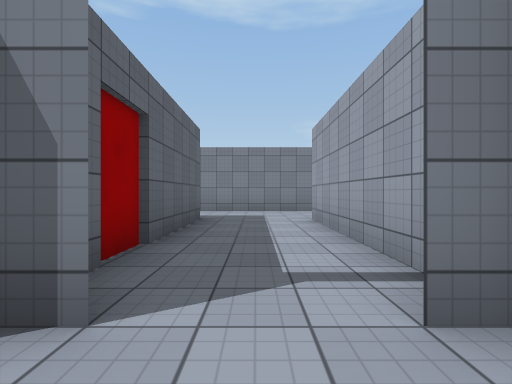
[1] (above)

20 first-person views from a walk through a scene from a Unity 3-D project. The camera is 1.2 m above the floor, looks level and sees 85° across. The floor is counted in squares, 2 m on a side. Each view is taken from the middle of a square. On the plan, view 1 faces up. The plan holds only what a view shows up to about 9 squares ahead; the rest is blank. The player character is not drawn. Surface patterns are stand-ins for the level's own textures.

[2]
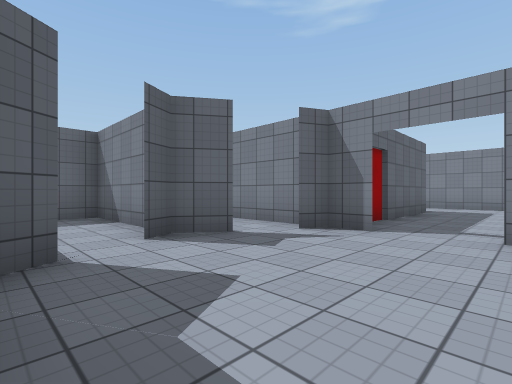

[3]
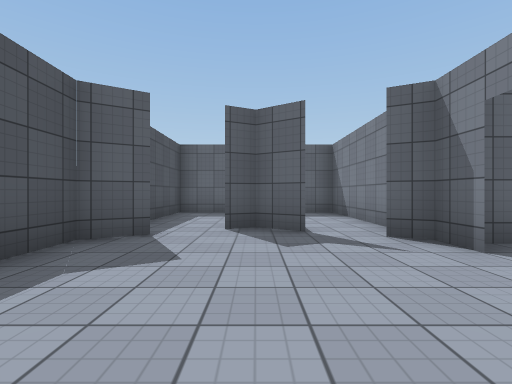

[4]
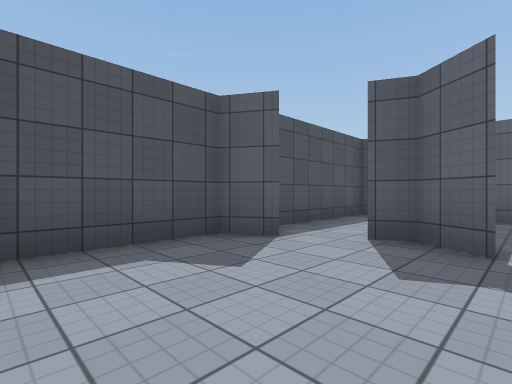

[5]
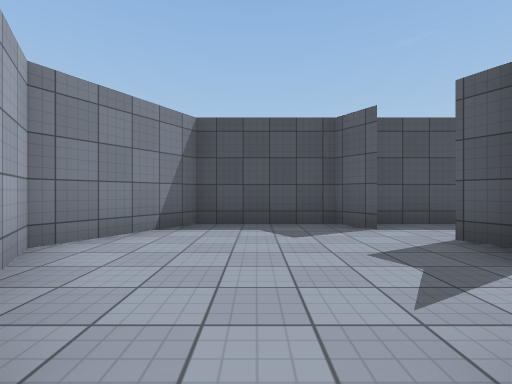

[6]
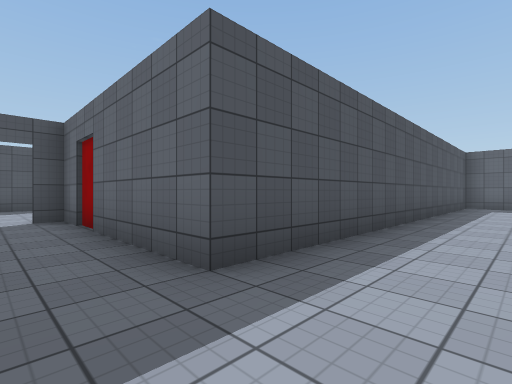

[7]
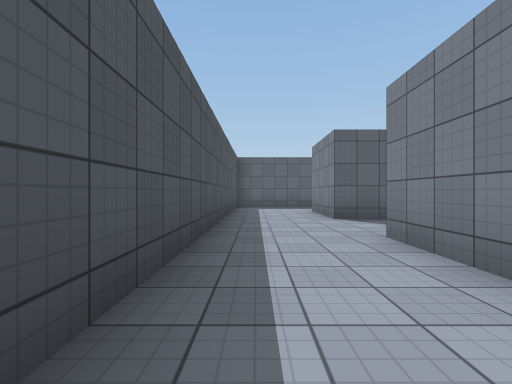

[8]
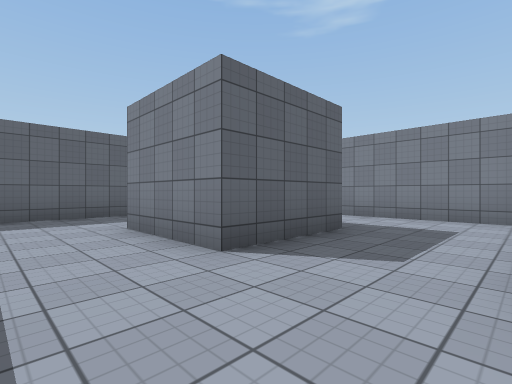

[9]
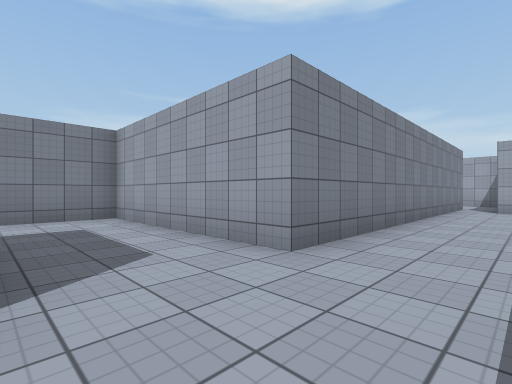

[10]
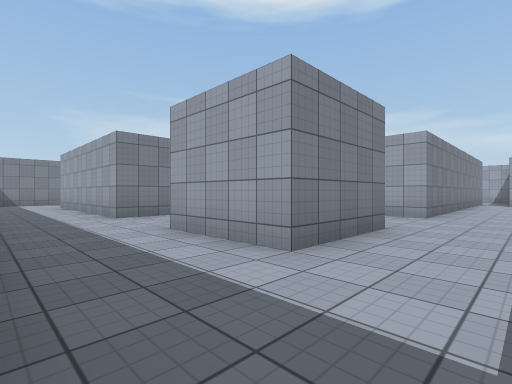

[11]
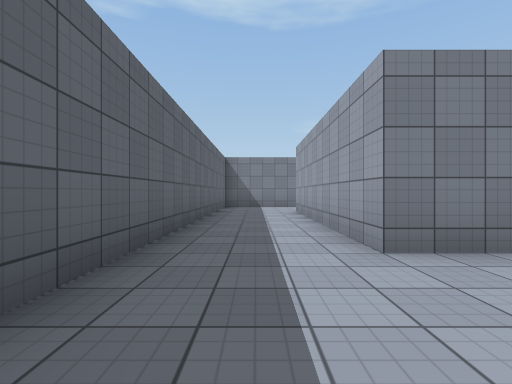

[12]
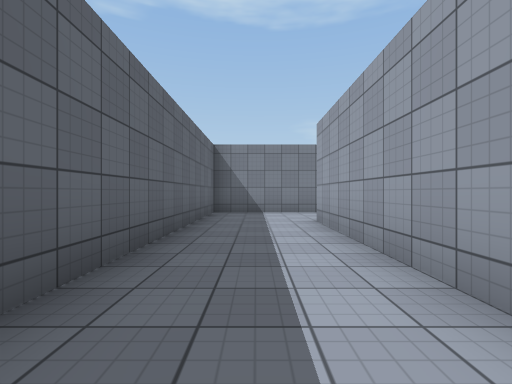

[13]
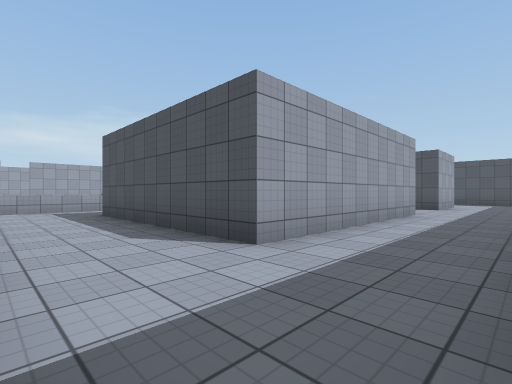

[14]
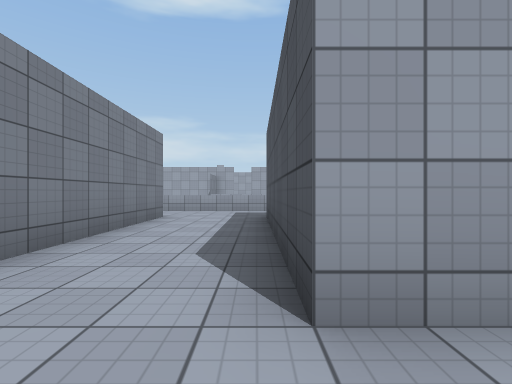

[15]
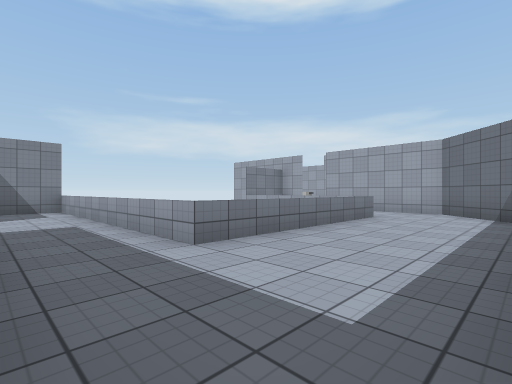

[16]
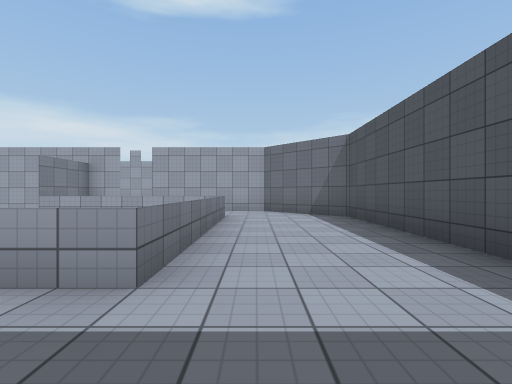

[17]
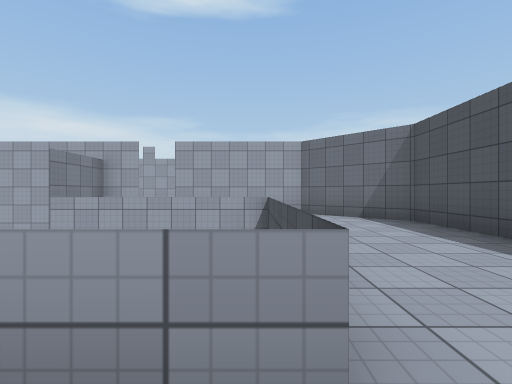

[18]
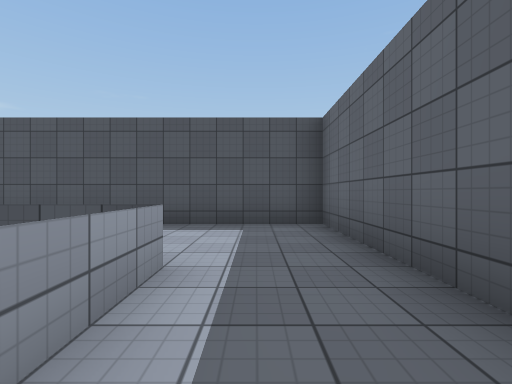

[19]
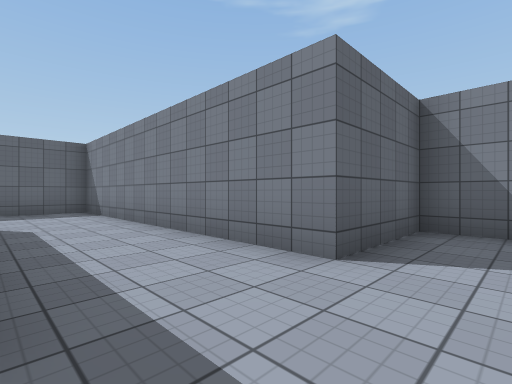

[20]
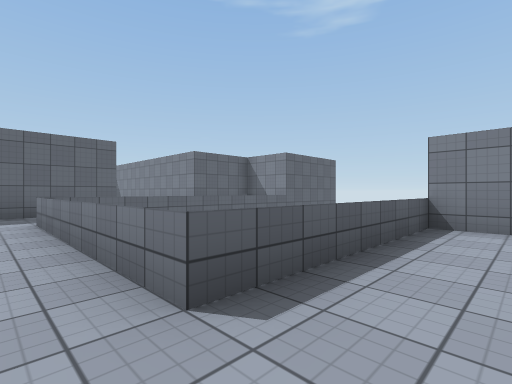

### Floor plan
Points are (right, up) in squares from view 1. A wall is a line through its corners. A room is listed if a view was taken in it or the views show most of it. See-through windows are left out.
Room 1 (views 1, 2, 3, 4)
walls: (-2.2, -0.2) (-2.8, -1.1) (-2.5, -1.6); (-0.7, 1.3) (-1.5, 1.3) (-1.8, 0.7); (-2, -2.5) (-1.5, -3.2) (1.1, -3.2) (2.4, -1) (1.9, -0.1); (1.3, 1.3) (0.8, 1.3)
ways out: opening at (0, 1) to room 2; opening at (-3, -2); opening at (-2, 0)
Room 2 (views 5, 6, 7, 8, 9)
walls: (-7.2, 11.2) (-7.2, 8.8) (-9.7, 8.8); (-9.5, 6.3) (-1.2, 6.3) (-1.2, 1.3) (-0.8, 1.3); (4, 8.8) (-4.7, 8.8) (-4.7, 13.8) (-9.7, 13.8); (1.3, 2) (1.3, 6.2)
ways out: opening at (0, 1) to room 1; opening at (-8.5, 7.5) to room 3; opening at (-8.5, 12.5) to room 3
Room 3 (views 10, 11, 12, 13, 14, 18, 19)
walls: (-9.7, 13.8) (-9.7, 19.7) (-4.3, 19.7); (-12.2, 9.8) (-12.2, 7.2); (-9.7, 8.8) (-9.7, 11.2); (-11, 6.3) (-9.5, 6.3); (-2.3, 24.8) (-4.3, 24.8) (-4.3, 22.3) (-12.2, 22.3) (-12.2, 12.2)
low walls: (-2.3, 19.4) (-2.3, 24.8)
ways out: opening at (-8.5, 7.5) to room 2; opening at (-8.5, 12.5) to room 2; opening at (-3.5, 18.5) to room 4
Room 4 (views 15, 16, 17, 20)
walls: (-4.3, 19.7) (-4.3, 14.7) (2.8, 14.7) (4.8, 16.7) (4.8, 20.3); (4.8, 21.1) (4.8, 22.3) (2.8, 22.3)
low walls: (2.8, 22.3) (2.8, 17.7) (-2.3, 17.7) (-2.3, 19.4)
ways out: opening at (-3.5, 18.5) to room 3

Where each view was taken, in squares from view 1:
view 1: 0 up, 0 right, facing up
view 2: 3 down, 1 right, facing up-left
view 3: 1 down, 2 right, facing left
view 4: 0 up, 1 right, facing down-left
view 5: 2 up, 0 right, facing down
view 6: 8 up, 0 right, facing down-left
view 7: 7 up, 1 left, facing left
view 8: 7 up, 5 left, facing up-left
view 9: 7 up, 7 left, facing up-right
view 10: 7 up, 12 left, facing up-right
view 11: 11 up, 11 left, facing up
view 12: 14 up, 11 left, facing up
view 13: 22 up, 12 left, facing down-right
view 14: 20 up, 11 left, facing right
view 15: 15 up, 4 left, facing up-right
view 16: 17 up, 4 left, facing right
view 17: 18 up, 3 left, facing right
view 18: 20 up, 3 left, facing down
view 19: 20 up, 3 left, facing up-left
view 20: 17 up, 4 right, facing up-left
